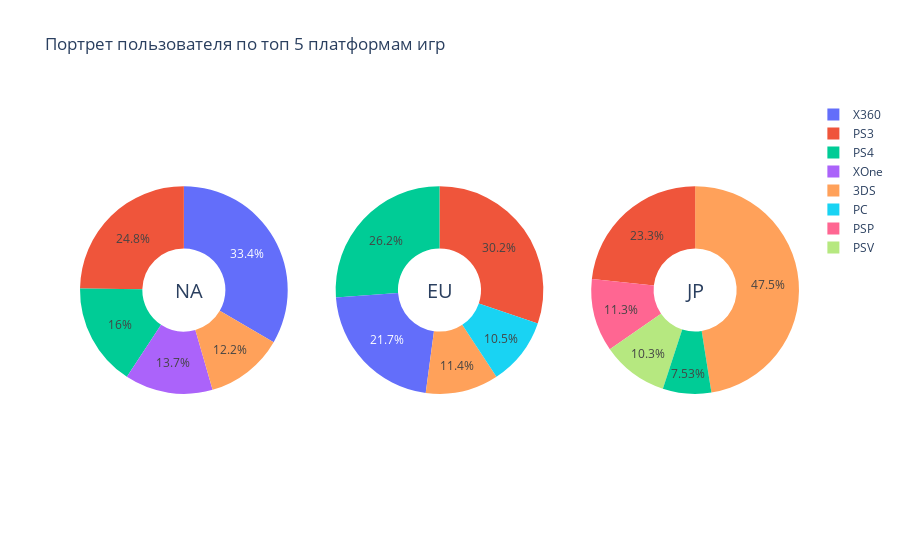

Notebook code for this chart:
### Markdown cell above
* В X360 в Японии почти не ирают, в Aмерике - любимая платформа, в Японии приставка не входит в топ 5.
* PS3, PS4 Больше всего популярны в Европе, в Америке и Японии чуть ниже.
* XBOX One вошел в топ только в Америке (любят там продукцию Майкрософт)
* А вот 3DS несомненный лидер в Японии
* Европа все еще активно играет на ПК, а в Америке и Европе уже перешли не приставки
* PSP и PSV вошли в топ только в Японии

### Code cell
fig = make_subplots(rows=1, cols=3, specs=[[{'type':'domain'}, {'type':'domain'}, {'type':'domain'}]])
fig.add_trace(go.Pie(labels=america_top['platform'].head(5), values=america_top['perc_plat'].head(5), name="GHG Emissions"),1, 1)
fig.add_trace(go.Pie(labels=europe_top['platform'].head(5), values=europe_top['perc_plat'].head(5), name="GHG Emissions"),1, 2)
fig.add_trace(go.Pie(labels=japan_top['platform'].head(5), values=japan_top['perc_plat'].head(5), name="GHG Emissions"),1, 3)

# Use `hole` to create a donut-like pie chart
fig.update_traces(hole=.4, hoverinfo="label+percent+name")

fig.update_layout(
    title_text="Портрет пользователя по топ 5 платформам игр",
    # Add annotations in the center of the donut pies.
    annotations=[dict(text='NA', x=0.13, y=0.5, font_size=20, showarrow=False),
                 dict(text='EU', x=0.50, y=0.5, font_size=20, showarrow=False),
                 dict(text='JP', x=0.87, y=0.5, font_size=20, showarrow=False)],bargap = 0.3)
fig.show()

### Figure 1 — Plotly figure (JSON) as saved in the notebook; plotly's stock layout.template omitted (floating-point values rounded to 4 significant figures)
{"data": [{"domain": {"x": [0, 0.2889], "y": [0, 1]}, "hole": 0.4, "hoverinfo": "label+percent+name", "labels": ["X360", "PS3", "PS4", "XOne", "3DS"], "name": "GHG Emissions", "type": "pie", "values": [0.2733, 0.2028, 0.131, 0.1122, 0.09961]}, {"domain": {"x": [0.3556, 0.6444], "y": [0, 1]}, "hole": 0.4, "hoverinfo": "label+percent+name", "labels": ["PS3", "PS4", "X360", "3DS", "PC"], "name": "GHG Emissions", "type": "pie", "values": [0.2435, 0.2106, 0.1748, 0.09148, 0.08465]}, {"domain": {"x": [0.7111, 1], "y": [0, 1]}, "hole": 0.4, "hoverinfo": "label+percent+name", "labels": ["3DS", "PS3", "PSP", "PSV", "PS4"], "name": "GHG Emissions", "type": "pie", "values": [0.4096, 0.2011, 0.09786, 0.08891, 0.06497]}], "layout": {"annotations": [{"font": {"size": 20}, "showarrow": false, "text": "NA", "x": 0.13, "y": 0.5}, {"font": {"size": 20}, "showarrow": false, "text": "EU", "x": 0.5, "y": 0.5}, {"font": {"size": 20}, "showarrow": false, "text": "JP", "x": 0.87, "y": 0.5}], "bargap": 0.3, "title": {"text": "Портрет пользователя по топ 5 платформам игр"}}}
